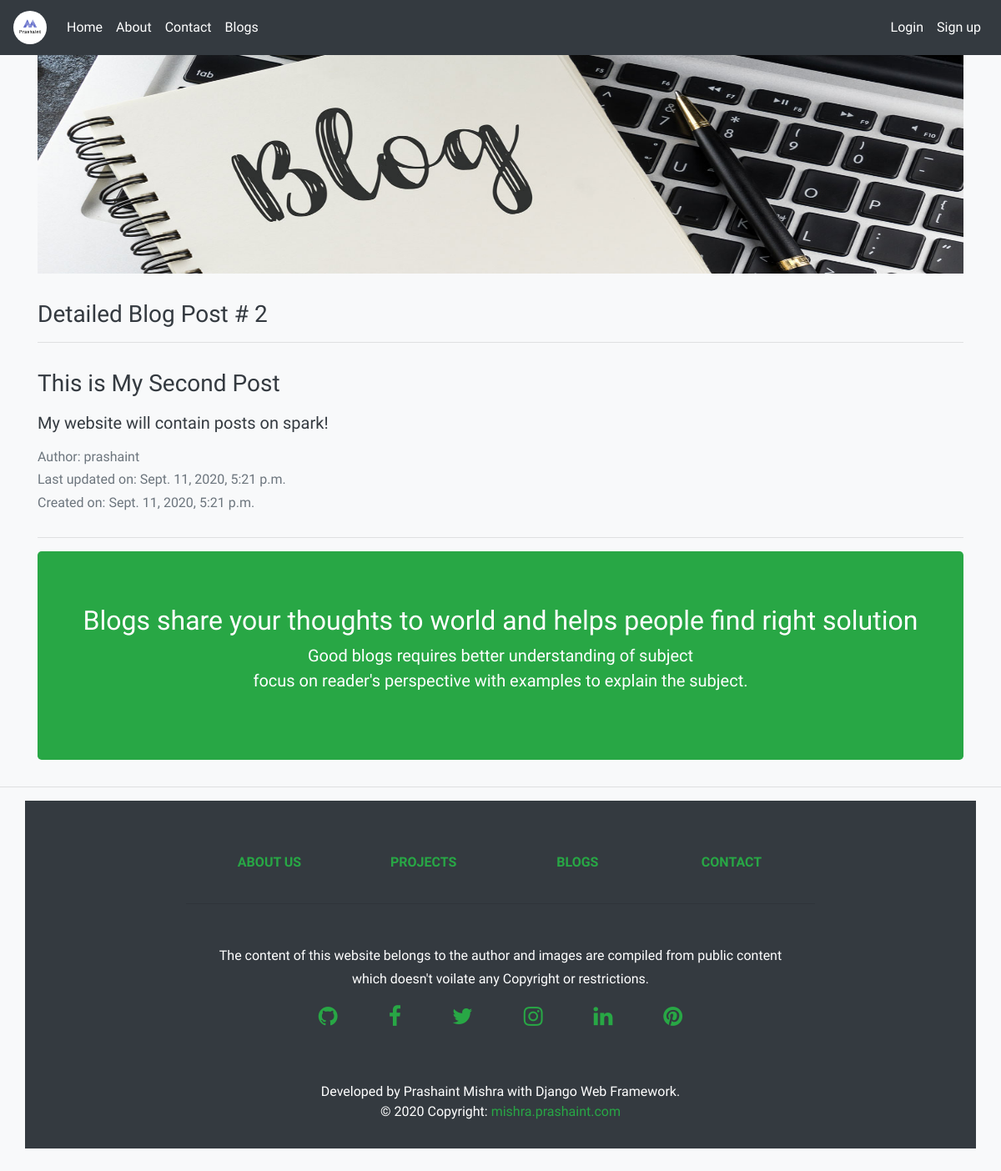
/blogs/2/, run on the app's committed database.
### blogs/models.py (models this page shows, shortened)
class BlogPost(models.Model):
    title = models.CharField(max_length=200, unique=True)
    author = models.ForeignKey(User, on_delete=models.CASCADE, related_name='blog_author')
    updated_on = models.DateTimeField(auto_now=True)
    content = models.TextField()
    created_on = models.DateTimeField(auto_now_add=True)
    status = models.IntegerField(choices=STATUS, default=0)
    class Meta:
        ordering = ['-created_on']

### blogs/views.py (the view)
# urls.py: path('<int:blog_id>/', views.details, name='details'),
def details(request, blog_id):
	blog = get_object_or_404(BlogPost, pk=blog_id)
	return render(request, 'blogs/details.html', {'blog':blog})

### blogs/templates/blogs/details.html
{% extends 'blogs/base.html' %}
{% block content %}
{% load static %}
  <div class="container marketing">
  <h3>Detailed Blog Post # {{ blog.id }}</h3>
    <hr class="featurette-divider">
    <div class="row featurette">
      <div class="col-md-7">
        <p><h3>{{ blog.title }}</h3></p>
        <p class="lead">{{ blog.content }}</p>
        <p class="lead">
          <h6><span class="text-muted">Author: {{ blog.author }}</span></h6>
          <h6><span class="text-muted">Last updated on: {{ blog.updated_on }}</span></h6>
          <h6><span class="text-muted">Created on: {{ blog.created_on }}</span></h6>
        </p>
      </div>
    </div>
    <hr class="featurette-divider">
  </div>
  <div class="container text-center">
    <div class="jumbotron bg-success text-white">
      <div class="container text-center">
        <h2 class="display-5">Blogs share your thoughts to world and helps people find right solution</h2>
        <p class="lead">Good blogs requires better understanding of subject<br>focus on reader's perspective with examples to explain the subject.  </p>
      </div>
    </div>
  </div>
  <hr class="featurette-divider">
{% endblock %}

### portfolio/static/custom.css (style rules this page uses)
body { background: #f0e9e9; background-color: blanchedalmond; font-family: 'Varela Round', sans-serif; }

### portfolio/static/carousel.css (style rules this page uses)
body { padding-top: 3rem; padding-bottom: 3rem; color: #f3dede; }
.featurette-divider { margin: rem 0; }

### data on the page
BlogPost: id "2", title "This is My Second Post", content "My website will contain posts on spark!", author "prashaint", updated_on "Sept. 11, 2020, 5:21 p.m.", created_on "Sept. 11, 2020, 5:21 p.m."
